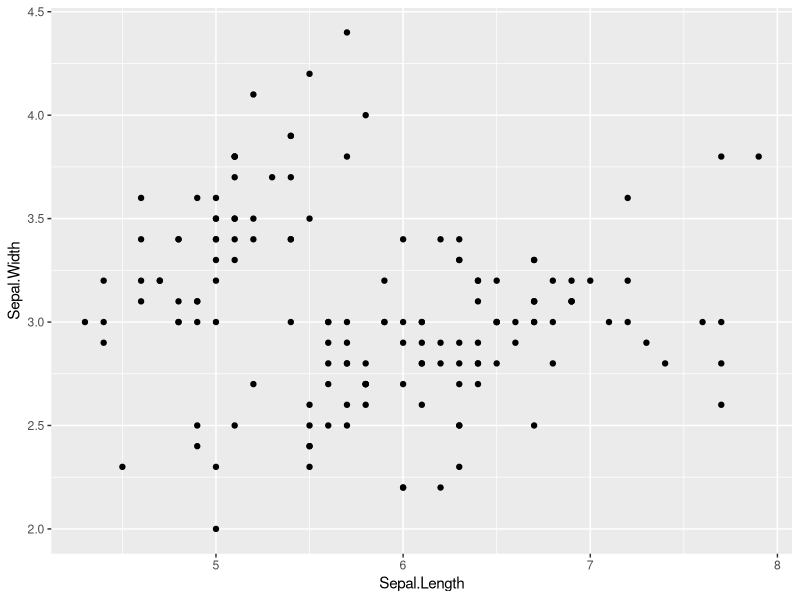
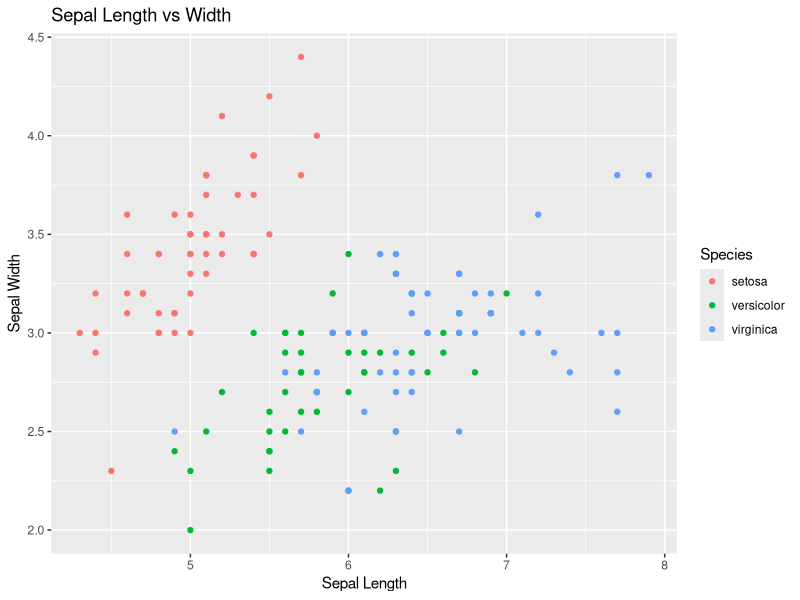
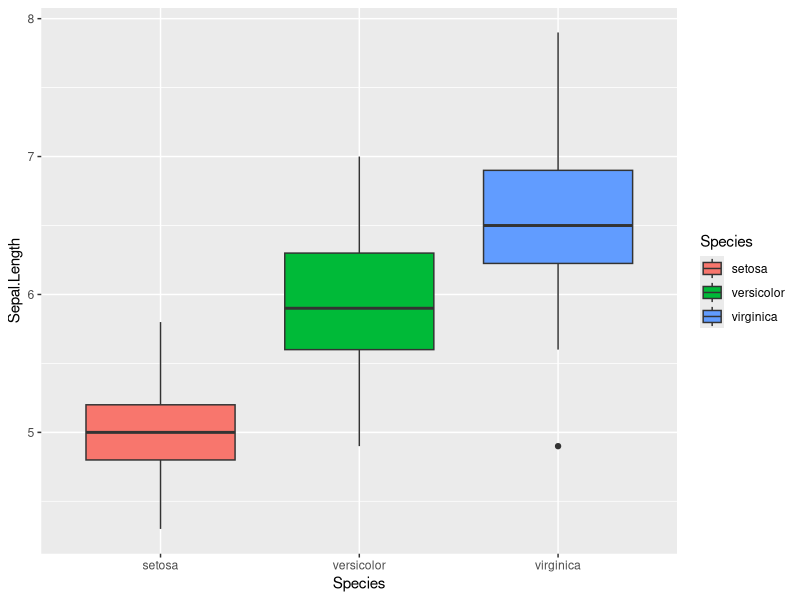
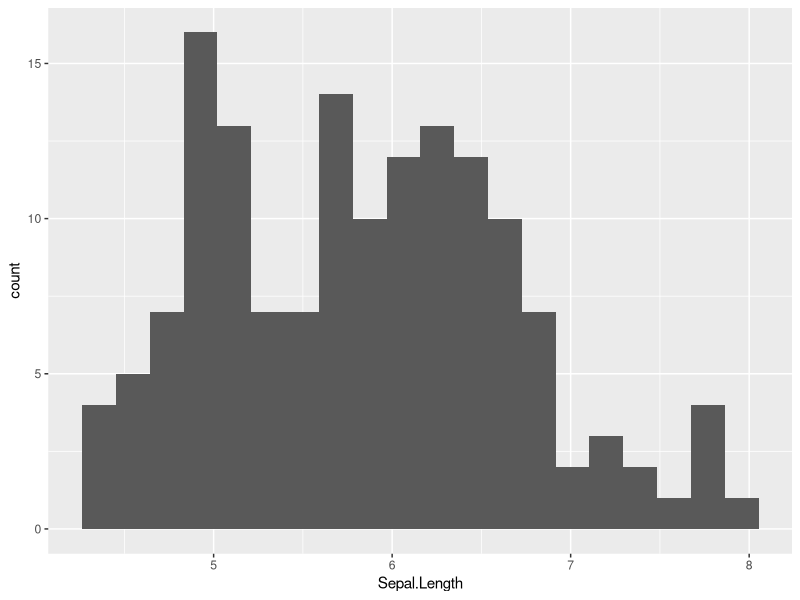
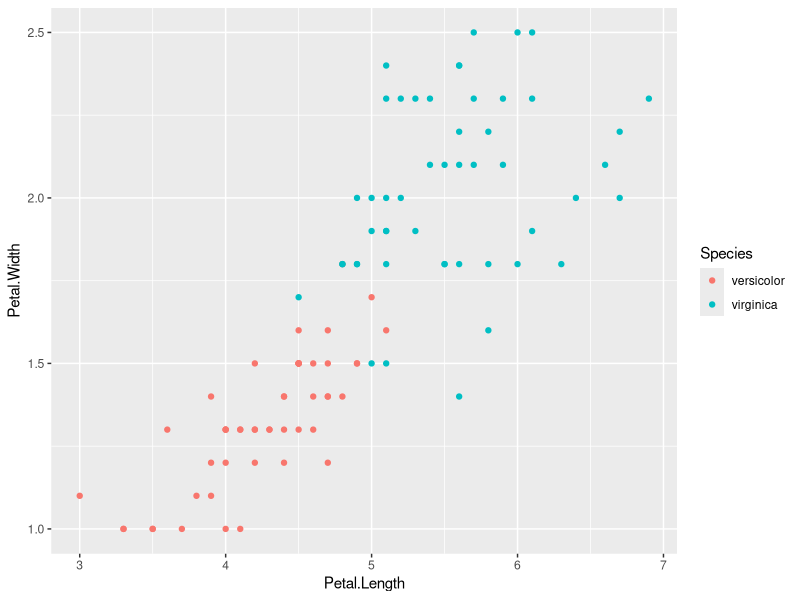

Reproduce these figures in R, in order.
## ---- chunk 1
library(tidyverse)

## ---- chunk 2
head(iris)
str(iris)

## ---- chunk 3
iris %>% select(Sepal.Length, Sepal.Width) %>% head()

## ---- chunk 4
iris %>% select(-Species) %>% head()
## ---- chunk 5
iris %>% filter(Species == "setosa") %>% head()

## ---- chunk 6
iris %>% filter(Sepal.Length > 5, Species == "virginica") %>% head()

## ---- chunk 7
iris %>%
mutate(
Sepal.Area = Sepal.Length * Sepal.Width
) %>% head()

## ---- chunk 8
iris %>% arrange(Sepal.Length)%>% head()

## ---- chunk 9
iris %>% arrange(desc(Sepal.Length))%>% head()
## ---- chunk 10
iris %>%
summarise(
mean_sepal_length = mean(Sepal.Length),
sd_sepal_length = sd(Sepal.Length)
)

## ---- chunk 11
iris %>%
group_by(Species) %>%
summarise(
mean_sepal_length = mean(Sepal.Length),
mean_petal_length = mean(Petal.Length)
)

## ---- chunk 12
ggplot(iris, aes(x = Sepal.Length, y = Sepal.Width)) +
geom_point()

## ---- chunk 13
ggplot(iris, aes(x = Sepal.Length, y = Sepal.Width, color = Species)) +
geom_point() +
labs(
title = "Sepal Length vs Width",
x = "Sepal Length",
y = "Sepal Width"
)

## ---- chunk 14
ggplot(iris, aes(x = Species, y = Sepal.Length, fill = Species)) +
geom_boxplot()

## ---- chunk 15
ggplot(iris, aes(x = Sepal.Length)) +
geom_histogram(bins = 20)

## ---- chunk 16

iris %>%
filter(Species != "setosa") %>%
ggplot(aes(x = Petal.Length, y = Petal.Width, color = Species)) +
geom_point()

